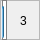
         <widget class="QFrame" name="Robotino3">
          <property name="geometry">
           <rect>
            <x>1740</x>
            <y>320</y>
            <width>40</width>
            <height>40</height>
           </rect>
          </property>
          <property name="frameShape">
           <enum>QFrame::StyledPanel</enum>
          </property>
          <property name="frameShadow">
           <enum>QFrame::Raised</enum>
          </property>
          <widget class="ClickableLabel" name="R3">
           <property name="geometry">
            <rect>
             <x>0</x>
             <y>0</y>
             <width>40</width>
             <height>40</height>
            </rect>
           </property>
           <property name="text">
            <string/>
           </property>
           <property name="pixmap">
            <pixmap resource="resources.qrc">:/Images/Robotino.png</pixmap>
           </property>
           <property name="scaledContents">
            <bool>true</bool>
           </property>
           <property name="alignment">
            <set>Qt::AlignCenter</set>
           </property>
          </widget>
          <widget class="QProgressBar" name="AkkukleinR3">
           <property name="geometry">
            <rect>
             <x>2</x>
             <y>0</y>
             <width>5</width>
             <height>40</height>
            </rect>
           </property>
           <property name="styleSheet">
            <string notr="true">QProgressBar {
    border: 1px solid grey;
 }

 QProgressBar::chunk {
     height: 2px;
 }</string>
           </property>
           <property name="value">
            <number>77</number>
           </property>
           <property name="textVisible">
            <bool>false</bool>
           </property>
           <property name="orientation">
            <enum>Qt::Vertical</enum>
           </property>
           <property name="invertedAppearance">
            <bool>false</bool>
           </property>
          </widget>
          <widget class="QLabel" name="label_10">
           <property name="geometry">
            <rect>
             <x>20</x>
             <y>10</y>
             <width>16</width>
             <height>21</height>
            </rect>
           </property>
           <property name="autoFillBackground">
            <bool>false</bool>
           </property>
           <property name="styleSheet">
            <string notr="true">background-color: rgba(0,0,0,0%)</string>
           </property>
           <property name="text">
            <string>3</string>
           </property>
          </widget>
         </widget>
